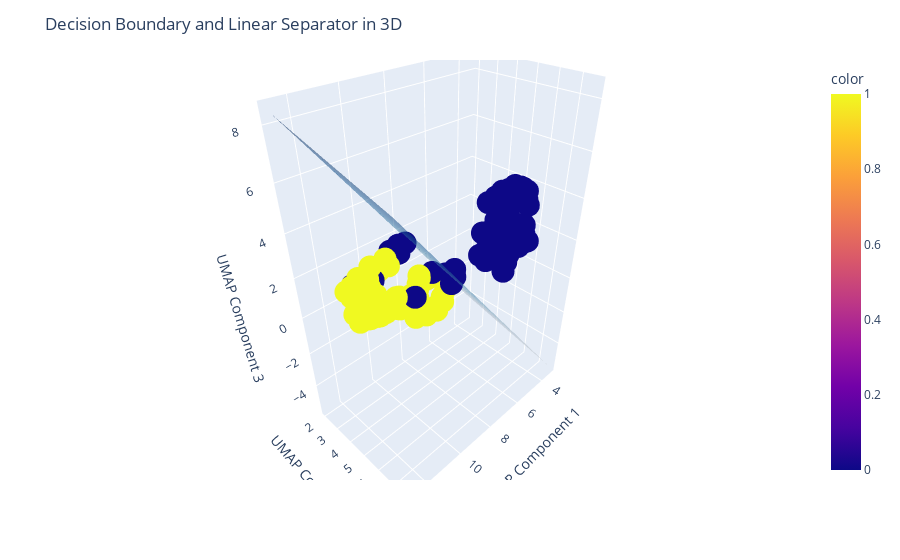

The code cell stored with this chart in its notebook:
### Code cell
X, y, X_train, X_test, y_train, y_test, kfold = load_dataset(merged)

# Reduce dimensionality of data to 3 dimensions using UMAP
umap_model = umap.UMAP(n_components=3)
X_train_3d_umap = umap_model.fit_transform(X_train)

# Train the SVM classifier on the reduced-dimensional data
best_svm_3d = SVC(C=0.01, gamma=1, kernel='linear', probability=True)
best_svm_3d.fit(X_train_3d_umap, y_train)

# Get the coefficients and intercept of the linear separator
coef = best_svm_3d.coef_
intercept = best_svm_3d.intercept_

# Define ranges for creating a smaller meshgrid
x_min, x_max = X_train_3d_umap[:, 0].min() - 1, X_train_3d_umap[:, 0].max() + 1
y_min, y_max = X_train_3d_umap[:, 1].min() - 1, X_train_3d_umap[:, 1].max() + 1
z_min, z_max = X_train_3d_umap[:, 2].min() - 1, X_train_3d_umap[:, 2].max() + 1

# Create a smaller meshgrid
xx, yy = np.meshgrid(np.linspace(x_min, x_max, 50),
                     np.linspace(y_min, y_max, 50))

# Calculate corresponding z values for the linear separator
zz = (-coef[0, 0] * xx - coef[0, 1] * yy - intercept) / coef[0, 2]

# Create a 3D scatter plot for the data points
fig = px.scatter_3d(x=X_train_3d_umap[:, 0], y=X_train_3d_umap[:, 1], z=X_train_3d_umap[:, 2], color=y_train)

# Add decision boundary to the plot
fig.add_trace(go.Surface(x=xx, y=yy, z=zz, showscale=False, opacity=0.5, colorscale='Blues'))

# Set axis labels
fig.update_layout(scene=dict(xaxis_title='UMAP Component 1',
                             yaxis_title='UMAP Component 2',
                             zaxis_title='UMAP Component 3'),
                  title='Decision Boundary and Linear Separator in 3D')

# Show the plot
fig.show()

### Figure 1 — Plotly figure (JSON) as saved in the notebook; plotly's stock layout.template omitted (floating-point values rounded to 4 significant figures; data arrays with more than 128 entries replaced by an {"elided": "..."} marker saying what was removed)
{"data": [{"hovertemplate": "x=%{x}<br>y=%{y}<br>z=%{z}<br>color=%{marker.color}<extra></extra>", "legendgroup": "", "marker": {"color": {"elided": "145 int values"}, "coloraxis": "coloraxis", "symbol": "circle"}, "mode": "markers", "name": "", "scene": "scene", "showlegend": false, "type": "scatter3d", "x": {"elided": "145 float values"}, "y": {"elided": "145 float values"}, "z": {"elided": "145 float values"}}, {"colorscale": [[0, "rgb(247,251,255)"], [0.125, "rgb(222,235,247)"], [0.25, "rgb(198,219,239)"], [0.375, "rgb(158,202,225)"], [0.5, "rgb(107,174,214)"], [0.625, "rgb(66,146,198)"], [0.75, "rgb(33,113,181)"], [0.875, "rgb(8,81,156)"], [1, "rgb(8,48,107)"]], "opacity": 0.5, "showscale": false, "type": "surface", "x": {"elided": "50x50 float values"}, "y": {"elided": "50x50 float values"}, "z": {"elided": "50x50 float values"}}], "layout": {"coloraxis": {"colorbar": {"title": {"text": "color"}}, "colorscale": [[0, "#0d0887"], [0.1111, "#46039f"], [0.2222, "#7201a8"], [0.3333, "#9c179e"], [0.4444, "#bd3786"], [0.5556, "#d8576b"], [0.6667, "#ed7953"], [0.7778, "#fb9f3a"], [0.8889, "#fdca26"], [1, "#f0f921"]]}, "legend": {"tracegroupgap": 0}, "margin": {"t": 60}, "scene": {"domain": {"x": [0, 1], "y": [0, 1]}, "xaxis": {"title": {"text": "UMAP Component 1"}}, "yaxis": {"title": {"text": "UMAP Component 2"}}, "zaxis": {"title": {"text": "UMAP Component 3"}}}, "title": {"text": "Decision Boundary and Linear Separator in 3D"}}}
